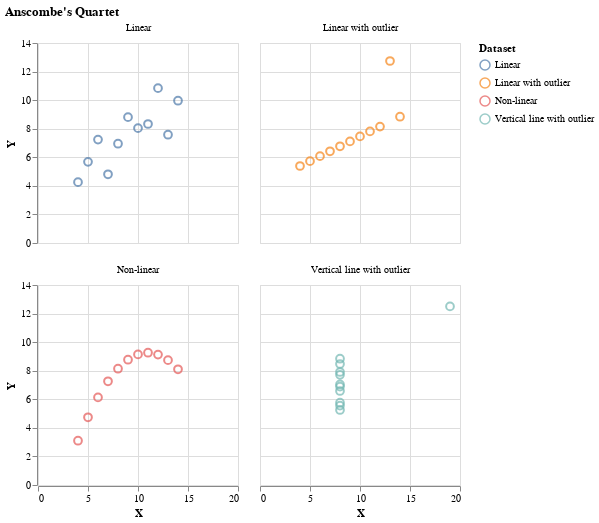

The cell this chart's notebook holds for it:
### Markdown cell above
### 1.2 Visualizing Anscombe's Quartet with Altair

 Now, let's see what these datasets *look* like.
 We will create a scatter plot for each dataset.

 **The core Altair syntax: `alt.Chart(data).mark_type().encode(visual_channels)`**

 We specify the data type for X and Y as Quantitative ('Q') using a colon.

 This helps Altair apply appropriate scales and axes.
 Example: `x='X:Q'`

### Code cell
def dataset_mapper(val: str) -> str:
  dataset_map = {
    'I': 'Linear',
    'II': 'Non-linear',
    'III': 'Linear with outlier',
    'IV': 'Vertical line with outlier'
  }
  return dataset_map.get(val, 'Unknown')

anscombe = anscombe_pl_df.select(
    pl.col('X', 'Y'),
    pl.col('Series')
      .map_elements(dataset_mapper, return_dtype=pl.String)
)

(
    alt.Chart(anscombe)
    .mark_point(size=60)
    .encode(
        alt.X('X:Q', scale=alt.Scale(domain=[0, 20])),
        alt.Y('Y:Q', scale=alt.Scale(domain=[0, 14])),
        alt.Color('Series:N')
          .legend(title="Dataset"),
        alt.Facet('Series:N')
        .columns(2)
        .title(None)
    )
    .properties(
        title="Anscombe's Quartet",
        width=200,
        height=200,
    )
)

### Figure 1 — Vega-Lite specification as saved in the notebook (floating-point values rounded to 4 significant figures)
{"config": {"view": {"continuousWidth": 300, "continuousHeight": 300}}, "data": {"name": "data-baa44d8c3cff6133343a75741cfd0b91"}, "mark": {"type": "point", "size": 60}, "encoding": {"color": {"field": "Series", "legend": {"title": "Dataset"}, "type": "nominal"}, "facet": {"columns": 2, "field": "Series", "title": null, "type": "nominal"}, "x": {"field": "X", "scale": {"domain": [0, 20]}, "type": "quantitative"}, "y": {"field": "Y", "scale": {"domain": [0, 14]}, "type": "quantitative"}}, "height": 200, "title": "Anscombe's Quartet", "width": 200, "$schema": "https://vega.github.io/schema/vega-lite/v5.20.1.json", "datasets": {"data-baa44d8c3cff6133343a75741cfd0b91": [{"X": 10, "Y": 8.04, "Series": "Linear"}, {"X": 8, "Y": 6.95, "Series": "Linear"}, {"X": 13, "Y": 7.58, "Series": "Linear"}, {"X": 9, "Y": 8.81, "Series": "Linear"}, {"X": 11, "Y": 8.33, "Series": "Linear"}, {"X": 14, "Y": 9.96, "Series": "Linear"}, {"X": 6, "Y": 7.24, "Series": "Linear"}, {"X": 4, "Y": 4.26, "Series": "Linear"}, {"X": 12, "Y": 10.84, "Series": "Linear"}, {"X": 7, "Y": 4.81, "Series": "Linear"}, {"X": 5, "Y": 5.68, "Series": "Linear"}, {"X": 10, "Y": 9.14, "Series": "Non-linear"}, {"X": 8, "Y": 8.14, "Series": "Non-linear"}, {"X": 13, "Y": 8.74, "Series": "Non-linear"}, {"X": 9, "Y": 8.77, "Series": "Non-linear"}, {"X": 11, "Y": 9.26, "Series": "Non-linear"}, {"X": 14, "Y": 8.1, "Series": "Non-linear"}, {"X": 6, "Y": 6.13, "Series": "Non-linear"}, {"X": 4, "Y": 3.1, "Series": "Non-linear"}, {"X": 12, "Y": 9.13, "Series": "Non-linear"}, {"X": 7, "Y": 7.26, "Series": "Non-linear"}, {"X": 5, "Y": 4.74, "Series": "Non-linear"}, {"X": 10, "Y": 7.46, "Series": "Linear with outlier"}, {"X": 8, "Y": 6.77, "Series": "Linear with outlier"}, {"X": 13, "Y": 12.74, "Series": "Linear with outlier"}, {"X": 9, "Y": 7.11, "Series": "Linear with outlier"}, {"X": 11, "Y": 7.81, "Series": "Linear with outlier"}, {"X": 14, "Y": 8.84, "Series": "Linear with outlier"}, {"X": 6, "Y": 6.08, "Series": "Linear with outlier"}, {"X": 4, "Y": 5.39, "Series": "Linear with outlier"}, {"X": 12, "Y": 8.15, "Series": "Linear with outlier"}, {"X": 7, "Y": 6.42, "Series": "Linear with outlier"}, {"X": 5, "Y": 5.73, "Series": "Linear with outlier"}, {"X": 8, "Y": 6.58, "Series": "Vertical line with outlier"}, {"X": 8, "Y": 5.76, "Series": "Vertical line with outlier"}, {"X": 8, "Y": 7.71, "Series": "Vertical line with outlier"}, {"X": 8, "Y": 8.84, "Series": "Vertical line with outlier"}, {"X": 8, "Y": 8.47, "Series": "Vertical line with outlier"}, {"X": 8, "Y": 7.04, "Series": "Vertical line with outlier"}, {"X": 8, "Y": 5.25, "Series": "Vertical line with outlier"}, {"X": 19, "Y": 12.5, "Series": "Vertical line with outlier"}, {"X": 8, "Y": 5.56, "Series": "Vertical line with outlier"}, {"X": 8, "Y": 7.91, "Series": "Vertical line with outlier"}, {"X": 8, "Y": 6.89, "Series": "Vertical line with outlier"}]}}
